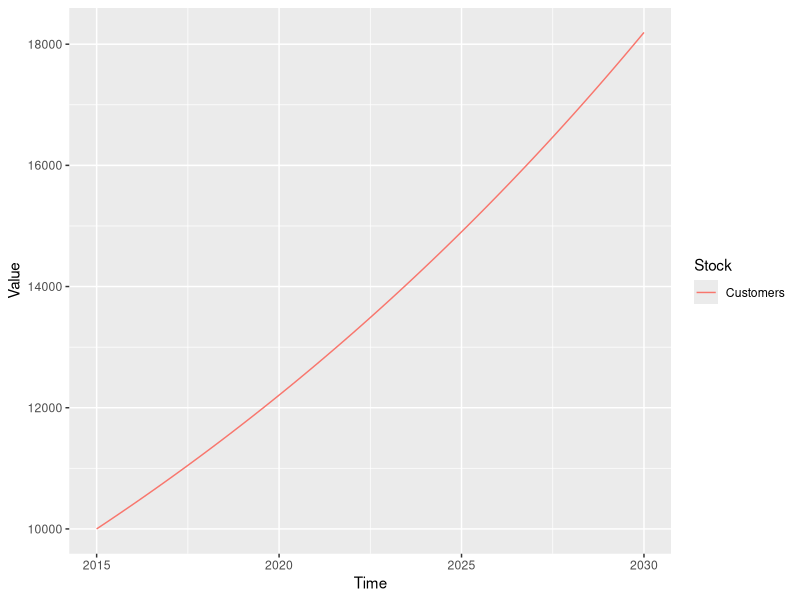

Source code (R):
###########################################
# Translation of Vensim file.
# Date created: 2016-11-01 18:28:25
###########################################
library(deSolve)
library(ggplot2)
library(reshape2)
#Displaying the simulation run parameters
START_TIME <- 2015.000000
FINISH_TIME <- 2030.000000
TIME_STEP <- 0.125000
#Setting aux param to NULL
auxs<-NULL

#Generating the simulation time vector
simtime<-seq(2015.000000,2030.000000,by=0.125000)
# Writing global variables (stocks and dependent auxs)
InitCustomers = 10000
stocks <-c( Customers = InitCustomers )
# This is the model function called from ode
model <- function(time, stocks, auxs){
  with(as.list(c(stocks, auxs)),{
    DeclineFraction <- 0.03
    GrowthFraction <- 0.07
    Losses <- Customers*DeclineFraction
    Recruits <- Customers*GrowthFraction
    d_DT_Customers  <- Recruits-Losses
    return (list(c(d_DT_Customers)))
  })
}
# Function call to run simulation
o<-data.frame(ode(y=stocks,times=simtime,func=model,parms=auxs,method='euler'))
mo<-melt(o,id.vars = 'time')
names(mo)<-c('Time','Stock','Value')
ggplot(data=mo)+geom_line(aes(x=Time,y=Value,colour=Stock))
#----------------------------------------------------
# Original text file exported from Vensim
#  Init Customers = 10000
#  Customers = INTEG( Recruits - Losses , Init Customers) 
#  Decline Fraction = 0.03
#  Growth Fraction = 0.07
#  Losses = Customers * Decline Fraction 
#  Recruits = Customers * Growth Fraction 
#  FINAL TIME = 2030
#  INITIAL TIME = 2015
#  TIME STEP = 0.125
#----------------------------------------------------
